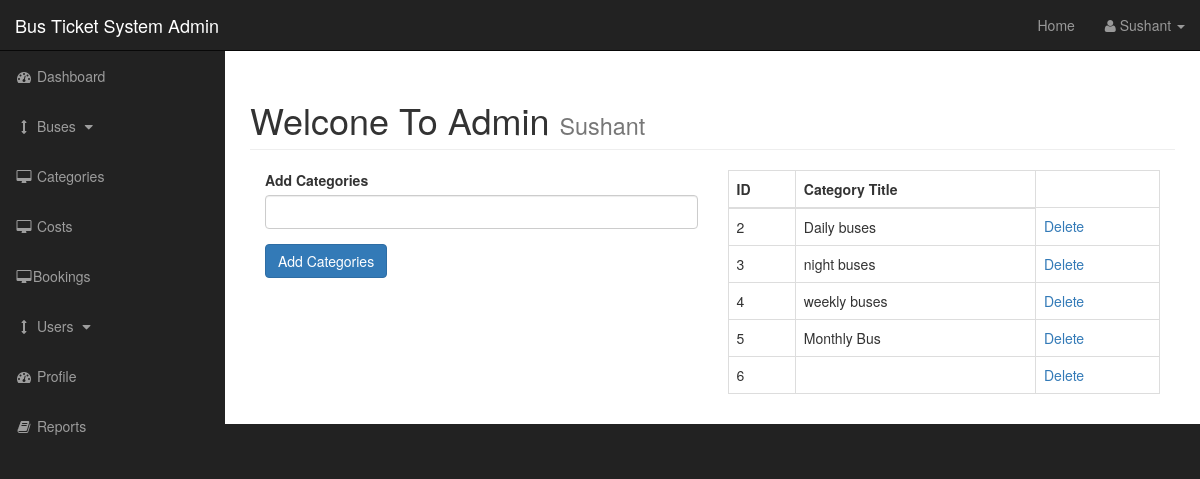
Screenshot of /admin/categories.php (signed in) with the database file from the repository.
### tables this page shows
CREATE TABLE IF NOT EXISTS `categories` (
  `cat_id` int(11) NOT NULL AUTO_INCREMENT,
  `cat_title` varchar(200) NOT NULL,
  PRIMARY KEY (`cat_id`)
);

### admin/categories.php (the view, shortened to what this page needs)
<?php
include"includes/admin_header.php"; ?>
    <div id="wrapper">
        <?php include"includes/admin_navigation.php"; ?>
        <div id="page-wrapper">
            <div class="container-fluid">
                <div class="row">
                    <div class="col-lg-12">
                        <h1 class="page-header">
                            Welcone To Admin
                            <small><?php echo ucfirst($_SESSION['s_username']);   ?></small>
                        </h1>
                        <div class="col-xs-6">
                             <form action="" method="post">
                                <div class="form-group">
                                    <label for="cat_tite">Add Categories</label>
                                    <input class="form-control" type="text" name="cat_title">
                                </div>
                                <div class="form-group">
                                    <input class="btn btn-primary" type="submit" name="submit" value="Add Categories">
                                </div>
                            </form>
                        </div>
                        <div class="col-xs-6">
                            <?php
                            $query = "SELECT *  FROM  categories";
                            $select_categories = mysqli_query($connection,$query);
                            ?>
                            <table class="table table-bordered table-hover">
                                <thead>
                                    <tr>
                                        <th>ID</th>
                                        <th>Category Title</th>
                                    </tr>
                                </thead>
                                <tbody>
                                    <?php
                                        while($row = mysqli_fetch_assoc($select_categories)) {
                                        $cat_id = $row['cat_id'];
                                        $cat_title = $row['cat_title'];
                                        echo "<tr>";
                                        echo "<td> {$cat_id} </td>";
                                        echo "<td> {$cat_title} </td>";
                                        echo "<td><a href='categories.php?delete=$cat_id'>Delete</a></td>";
                                        echo "</tr>";
                                    }
                                    ?>
                                </tbody>
                            </table>
                        </div>
                    </div>
                </div>
                </div>
        </div>
<?php include"includes/admin_footer.php"; ?>

### admin/css/sb-admin.css (style rules this page uses)
body { margin-top: 100px; background-color: #222; }
@media (min-width:768px) { body { margin-top: 50px; } }
#wrapper { padding-left: 0; }
#page-wrapper { width: 100%; padding: 0; background-color: #fff; }
@media (min-width:768px) { #wrapper { padding-left: 225px; } }
@media (min-width:768px) { #page-wrapper { padding: 10px; } }

### rows the page displays
categories: cat_id "2", cat_title "Daily buses"
categories: cat_id "3", cat_title "night buses"
categories: cat_id "4", cat_title "weekly buses"
categories: cat_id "5", cat_title "Monthly Bus"
categories: cat_id "6"

### other values shown
$_SESSION['s_username'] "Sushant"
